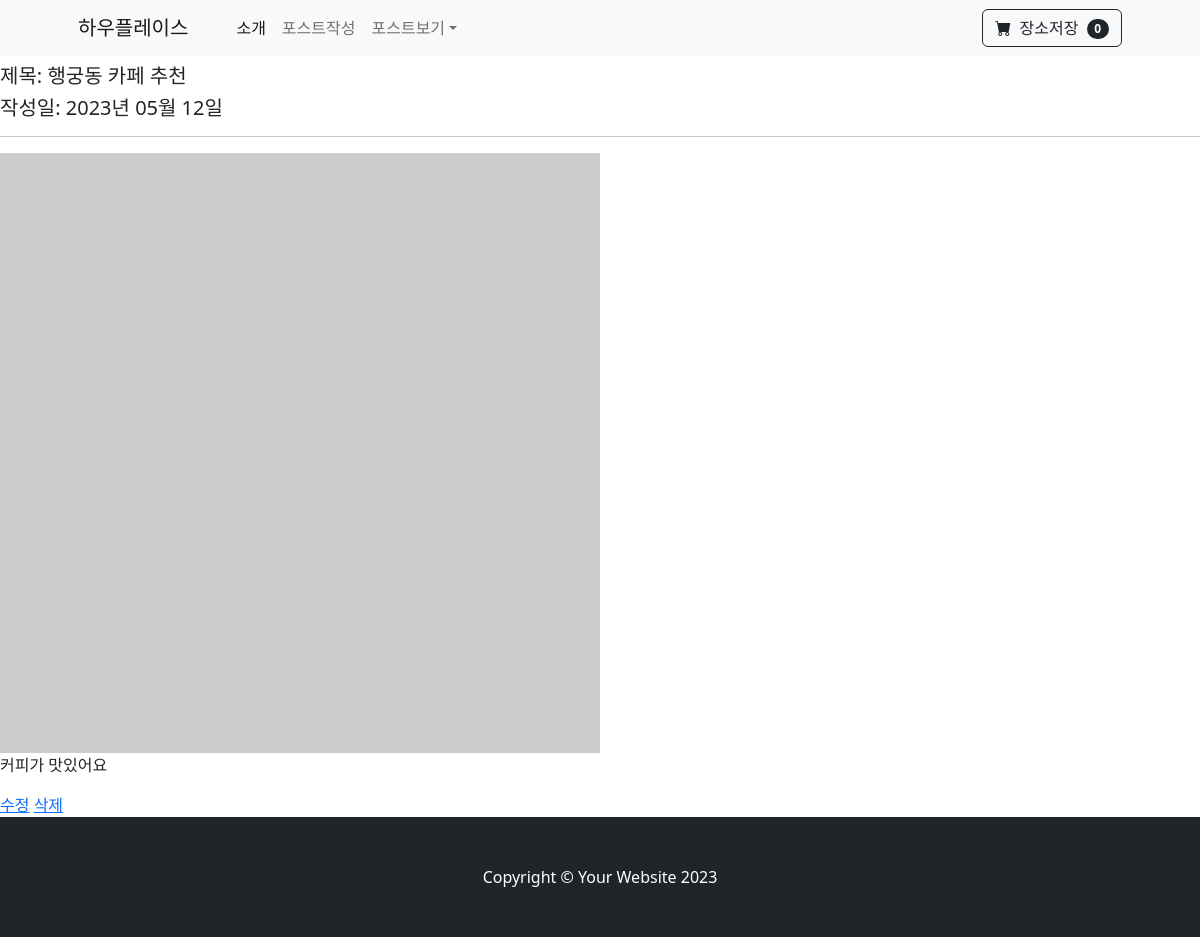
Screenshot of /posts/post_detail/4/ with the database file from the repository.
### posts/models.py (models this page shows)
class Post(models.Model) :
    title = models.CharField(verbose_name='제목', max_length=50)
    writer = models.ForeignKey(to=User, on_delete=models.CASCADE, null=True, blank=True)
    image = models.ImageField(verbose_name='썸네일', null=True, blank=True)
    content = models.TextField(verbose_name='내용')
    create_at = models.DateTimeField(verbose_name='작성일', auto_now_add=True)
    like_count = models.IntegerField(verbose_name='평점')
    category = models.TextField(verbose_name='분류', null=True)

### posts/views.py (the view)
# urls.py: path('post_detail/<int:id>/', views.post_detail, name='post_detail'),
def post_detail(request, id):
    try:
        post = Post.objects.get(id=id)
    except Post.DoesNotExist:
        return redirect('index') # 홈으로 redirect
    context = {
        'post' : post,
    }
    return render(request, 'post_detail.html', context)

### posts/templates/post_detail.html (shortened to what this page needs)
{% extends 'base.html' %}
{% block content %}
    <h5>제목: {{post.title}} </h4>
    <h5>작성일: {{post.create_at|date:"Y년 m월 d일"}} </h5>
    <hr>
    {% if post.image %}
        <img src="{{ post.image.url }}" alt=""/>
    {% else %}
    <img src="http://via.placeholder.com/600x600" alt=""/>
    {% endif %}
    <p> {{ post.content }} </p>
    <a href="{% url 'post_update' post.id %}">수정</a>
    <a href="{% url 'post_delete' post.id %}">삭제</a>
{% endblock %}

### rows the page displays
Post: title "행궁동 카페 추천", create_at "2023년 05월 12일", content "커피가 맛있어요"
